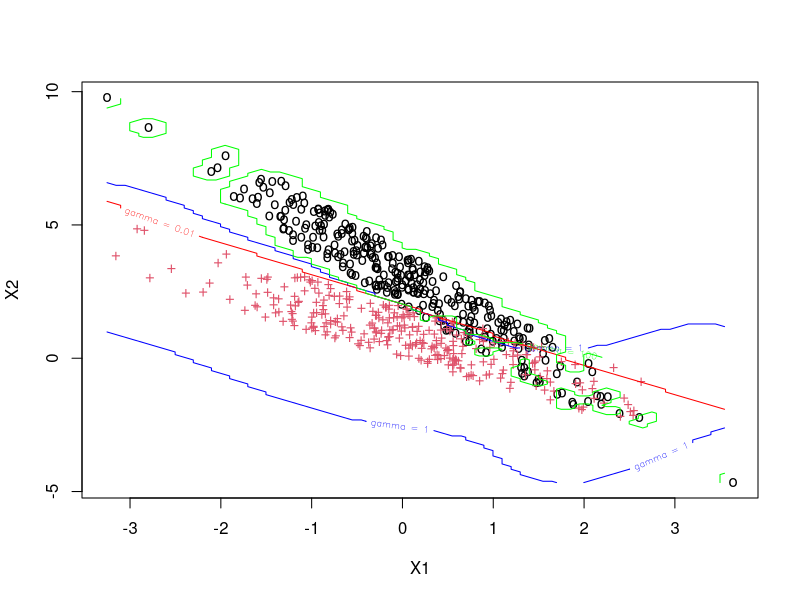
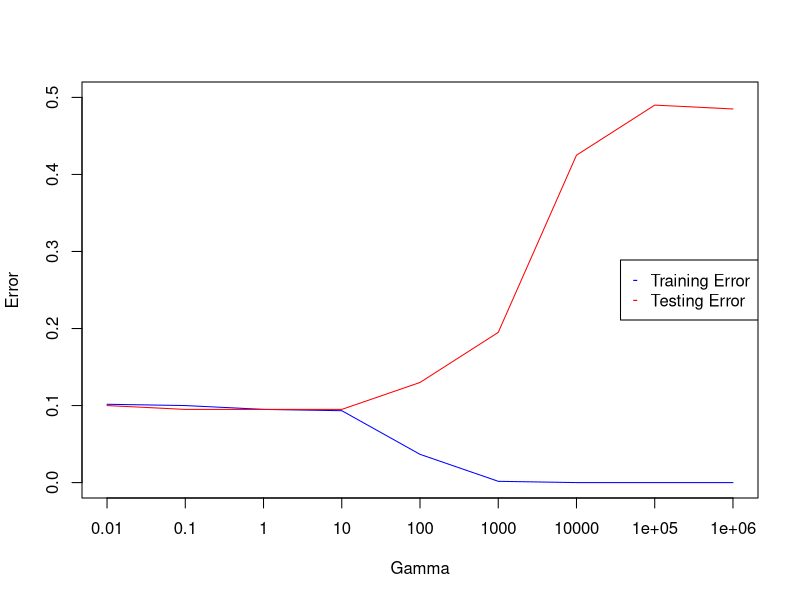

Reproduce these figures in R, in order.
cat("\014")
remove(list = ls())

library(e1071)
library(MLmetrics)

# Construction of SVM Model and Application with Cross-validation

alldata = read.csv("alldata.txt", stringsAsFactors = TRUE)
trainingdata = alldata[1:600, ]
testdata = alldata[601:800, ]

xtrain = trainingdata[c(1,2)]
ytrain = trainingdata$y

# a)
plot(xtrain,col = ytrain, pch = c("o","+")[ytrain])

# b) Apply SVM with RBF kernel and gamma = 1, gamma = 0.01 and gamma = 100
X1 = seq(min(trainingdata[, 1]), max(trainingdata[, 1]), by = 0.1)
X2 = seq(min(trainingdata[, 2]), max(trainingdata[, 2]), by = 0.1)
mygrid = expand.grid(X1, X2)
colnames(mygrid) = colnames(trainingdata)[1:2]

#gamma = 1
svm_model = svm(y ~ ., kernel="radial", type="C-classification",data = trainingdata, gamma = 1)
pred = predict(svm_model, mygrid)
Y = matrix(pred, length(X1), length(X2))
contour(X1, X2, Y, add = TRUE, levels = 1.5, labels = "gamma = 1", col = "blue")

#gamma = 0.01
svm_model = svm(y ~ ., kernel="radial", type="C-classification",data = trainingdata, gamma = 0.01)
pred = predict(svm_model, mygrid)
Y = matrix(pred, length(X1), length(X2))
contour(X1, X2, Y, add = TRUE, levels = 1.5, labels = "gamma = 0.01", col = "red")

#gamma = 100
svm_model = svm(y ~ ., kernel="radial", type="C-classification",data = trainingdata, gamma = 100)
pred = predict(svm_model, mygrid)
Y = matrix(pred, length(X1), length(X2))
contour(X1, X2, Y, add = TRUE, levels = 1.5, labels = "gamma = 100", col = "green")

#c) For gamma in gammavalues, calculate the training and testing error
gammavalues = c(0.01, 0.1, 1, 10, 100, 1000, 10000, 100000, 1000000)

training_error = c()
for (gamma in gammavalues) {
  svm_model = svm(y ~ ., kernel="radial", type="C-classification",data = trainingdata, gamma = gamma)
  pred = predict(svm_model, trainingdata[, c(1:2)])
  training_error = c(training_error, 1 - Accuracy(trainingdata$y, pred))
}

testing_error = c()
for (gamma in gammavalues) {
  svm_model = svm(y ~ ., kernel="radial", type="C-classification",data = trainingdata, gamma = gamma)
  pred = predict(svm_model, testdata[, c(1:2)])
  testing_error = c(testing_error, 1 - Accuracy(testdata$y, pred))
}

# plot errors 
plot(training_error, type = "l", col="blue", ylim = c(0, 0.5), xlab = "Gamma", ylab = "Error", xaxt = "n")
axis(1, at = 1:length(gammavalues), labels = gammavalues)
lines(testing_error, col="red")
legend("right", c("Training Error", "Testing Error"), pch = c("-","-"), col = c("blue", "red"))


#e) Apply 10-fold cross validation to find the best value for gamma
k = 10
dsize = nrow(trainingdata)
folds = split(sample(1:dsize), ceiling(seq(dsize) * k / dsize))

accuracies <- c()
for (gamma in gammavalues) {
  predictions <- data.frame()
  testsets <- data.frame()
  for(i in 1:k){
    # Select 9 out of 10 folds for training and 1 for validation
    trainingset <- trainingdata[unlist(folds[-i]),]
    validationset <- trainingdata[unlist(folds[i]),]
    # Train and apply the model
    svm_model = svm(y ~ ., kernel="radial", type="C-classification",data = trainingset, gamma = gamma)
    pred = predict(svm_model, validationset[, c(1:2)])
    # Save predictions and testsets
    predictions <- rbind(predictions, as.data.frame(pred))
    testsets <- rbind(testsets, as.data.frame(validationset[,3]))
  }
  # Calculate the new accuracy and add it to the previous ones
  accuracies = c(accuracies, Accuracy(predictions, testsets))
}

bestgamma = gammavalues[which.max(accuracies)]
